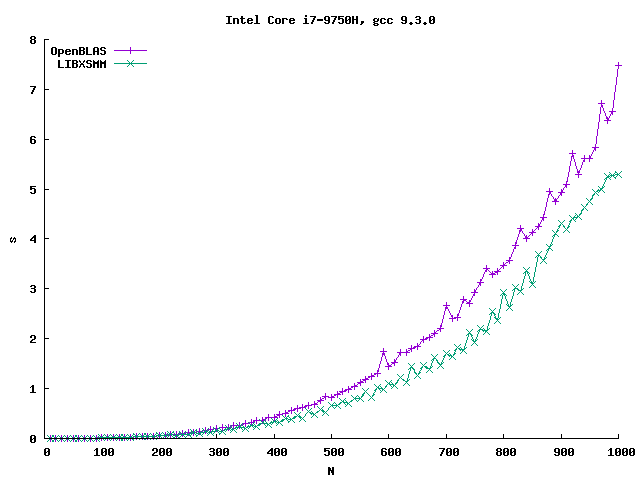

Here is the gnuplot script that generated this plot:
#set terminal dumb enhanced ansi256 
#set term dumb 94 44
set terminal png 
set autoscale
set output "libxsmm_time.png" 
set xlabel "N"
set ylabel "s"
set border 3 lw 1
set title "Intel Core i7-9750H, gcc 9.3.0"
set tics nomirror
set key inside left
plot "openblas_perf.dat" using 1:2 with linespoints title "OpenBLAS",\
     "libxsmm_perf.dat" using 1:2 with linespoints title "LIBXSMM"
